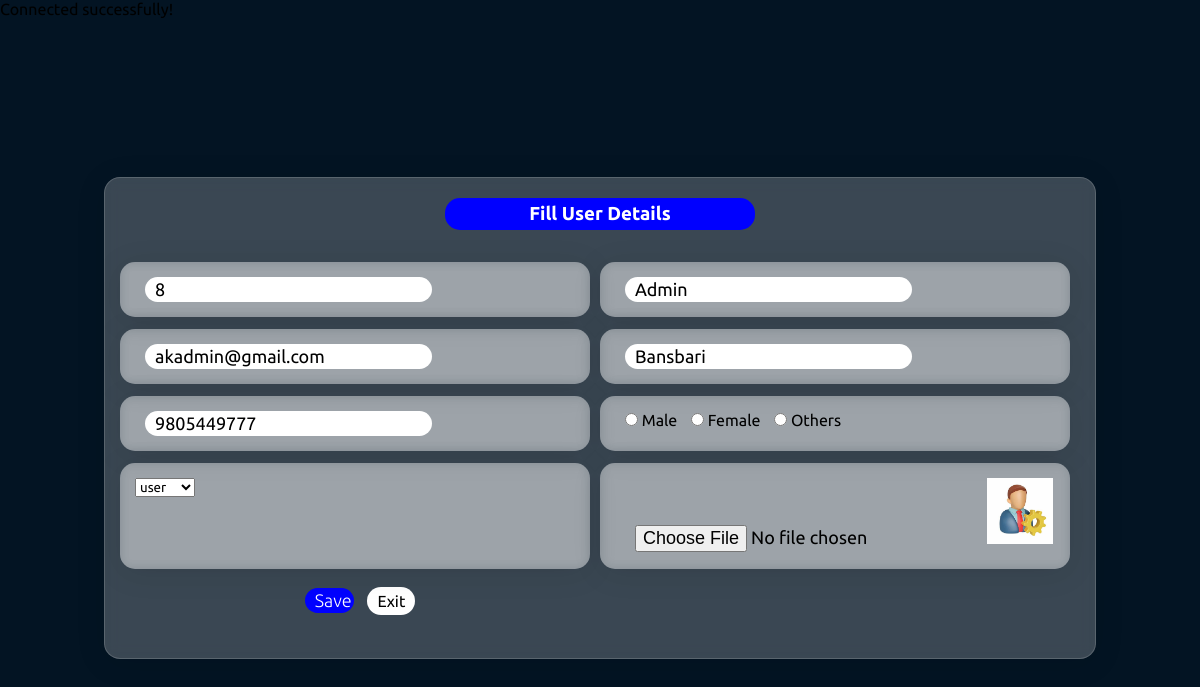
Page /usermanageedit.php?id=8 on the committed database.
### tables this page shows
CREATE TABLE `userdetails` (
  `user_id` int(11) NOT NULL,
  `name` varchar(100) NOT NULL,
  `email` varchar(50) NOT NULL,
  `phone` varchar(15) NOT NULL,
  `password` varchar(100) NOT NULL,
  `token` varchar(500) NOT NULL,
  `address` varchar(30) NOT NULL,
  `gender` text NOT NULL,
  `role` varchar(10) NOT NULL,
  `registration_date` varchar(20) NOT NULL,
  `image` varchar(500) NOT NULL
);

### usermanageedit.php (the view, shortened to what this page needs)
<?php include('php/connector.php') ?>
<!DOCTYPE html>
<html lang="en">
<head>
    <link rel="stylesheet" href="css/usermanageedit.css">
</head>
<body>
    <?php
    $userid = $_GET['id'];
    $sql = "SELECT * FROM userdetails where user_id='$userid'";
    $result = mysqli_query($con, $sql);
    while ($data = mysqli_fetch_assoc($result)) {
    ?>
        <div class="createbox">
            <div class="createmain-container">
                <div class="createmain-container-inner">
                    <h3>Fill User Details</h3>
                    <form method="POST" action="php/qusermanageedit.php" enctype="multipart/form-data">
                        <div class="formdiv">
                            <input type="number" value="<?php echo $data['user_id'] ?>" id="sid" readonly name="uid" Placeholder="Enter user id ">
                        </div>
                        <div class="formdiv">
                            <input type="text" id="sname" value="<?php echo $data['name'] ?>" required name="uname" Placeholder="Enter user name">
                        </div>
                        <div class="formdiv">
                            <input type="email" id="uemail" value="<?php echo $data['email'] ?>" required name="uemail" Placeholder="Enter email">
                        </div>
                        <div class="formdiv">
                            <input type="text" id="ulocation" value="<?php echo $data['address'] ?>" required name="ulocation" Placeholder="Enter address">
                        </div>
                        <div class="formdiv">
                            <input type="text" id="phone" value="<?php echo $data['phone'] ?>" name="uphone" required Placeholder="Enter phone number">
                        </div>
                        <div class="formdiv">
                            <input required type="radio" id="mgender" value="male" name="ugender">
                            <label for="mgender">Male</label>
                            <input required type="radio" id="fgender" value="female" name="ugender">
                            <label for="fgender">Female</label>
                            <input required type="radio" id="ogender" value="others" name="ugender">
                            <label for="ogender">Others</label>
                        </div>
                        <div class="formdiv">
                            <select required name="urole">
                                <option value="user" name="urole">user</option>
                            </select>
                        </div>
                        <div class="formdiv">
                            <input type="file" value="" id="image" name="uimage">
                            <img style="width:15%;" src="<?= $data['image'] ?>" alt="">
                        </div>
                        <div class="sellercreatebtn">
                            <input type="submit" name="submit" value="Save">
                            <a href="usermanage.php">Exit</a>
                        </div>
                    </form>
                </div>
            <?php } ?>
            </div>
        </div>
</body>
</html>

### css/usermanageedit.css (style rules this page uses)
* { margin:0px; padding:0px; font-family: 'Barlow', sans-serif; font-family: 'Lato', sans-serif; font-family: 'Roboto', sans-serif; font-family: 'Ubuntu', sans-serif; }
body { background-color: rgb(3, 20, 35); }
.createmain-container { background: rgba(255, 255, 255, 0.22); border-radius: 16px; box-shadow: 0 4px 30px rgba(0, 0, 0, 0.1); backdrop-filter: blur(7.2px); -webkit-backdrop-filter: blur(7.2px); border: 1px solid rgba(255, 255, 255, 0.16); width:120vh; height:60vh; padding:0px 15px; }
.createmain-container form { display:grid; grid-template-columns:repeat(2,1fr); }
.formdiv { margin-top:12px; background: rgba(255, 255, 255, 0.37); border-radius: 16px; box-shadow: 0 4px 30px rgba(0, 0, 0, 0.1); backdrop-filter: blur(5.9px); -webkit-backdrop-filter: blur(5.9px); border-radius:15px; margin-right: 10px; padding:15px; align-items: center; }
.createmain-container form input { font-size:18px; padding:2px 2px 2px 10px; border:none; margin-left:10px; border-radius:15px; }
.createmain-container-inner h3 { text-align: center; background-color: blue; width:300px; margin: 20px auto; color:white; border-radius: 15px; padding:5px; }
.sellercreatebtn { margin :12px; text-align: center; padding:7px; }
.sellercreatebtn a { text-decoration: none; background-color: white; padding:5px 10px; color:black; border-radius:15px; margin:0px 10px; }
.sellercreatebtn input { background-color:blue; color:white; padding:5px 10px; text-align: center; cursor: pointer; font-weight: lighter; }
.createbox { display: flex; justify-content: center; align-items: center; height:100vh; }

### rows in the picture
userdetails: uid "8", uname "Admin", uemail "akadmin@gmail.com", ulocation "Bansbari", uphone "9805449777", image (picture)
